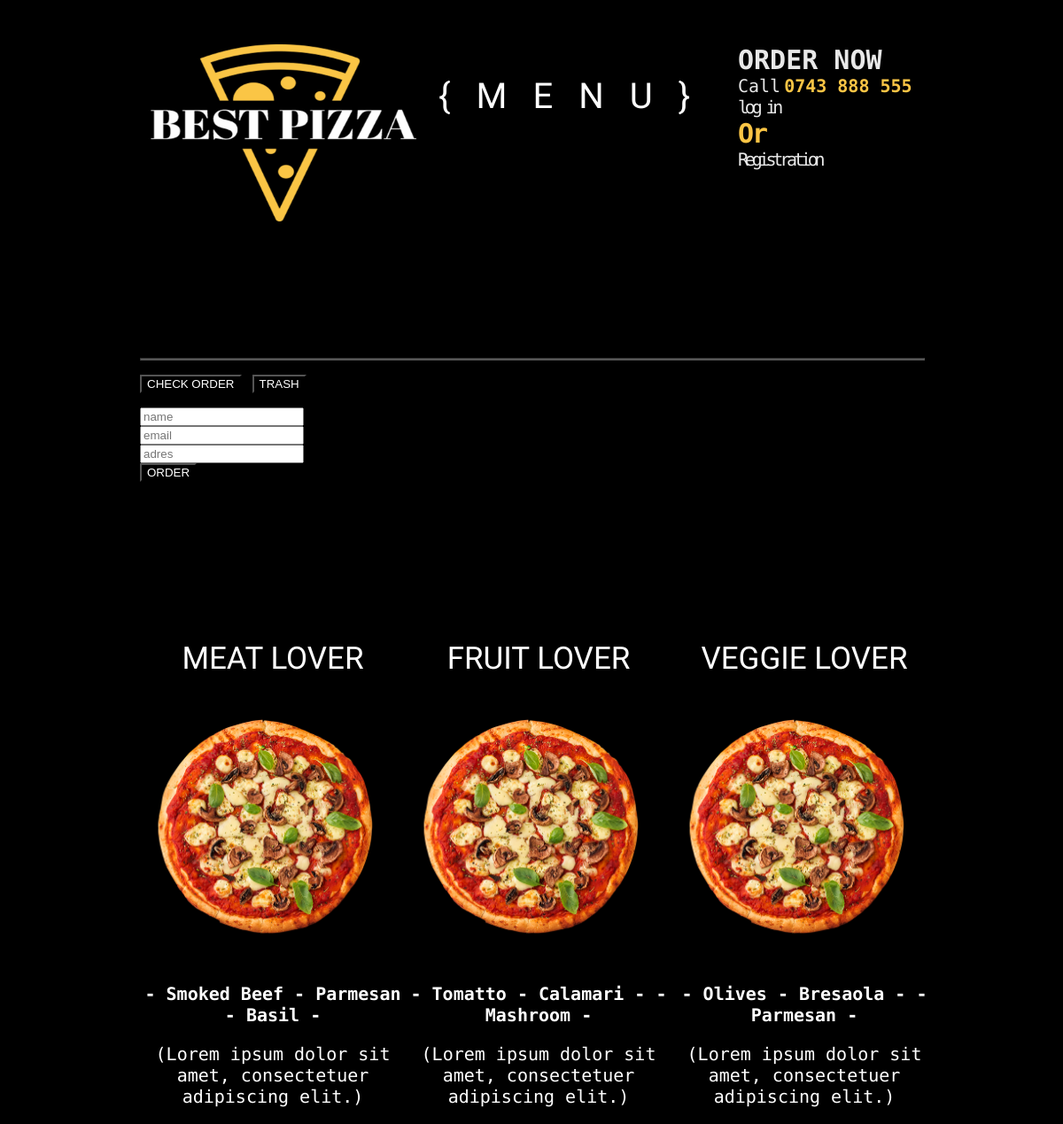
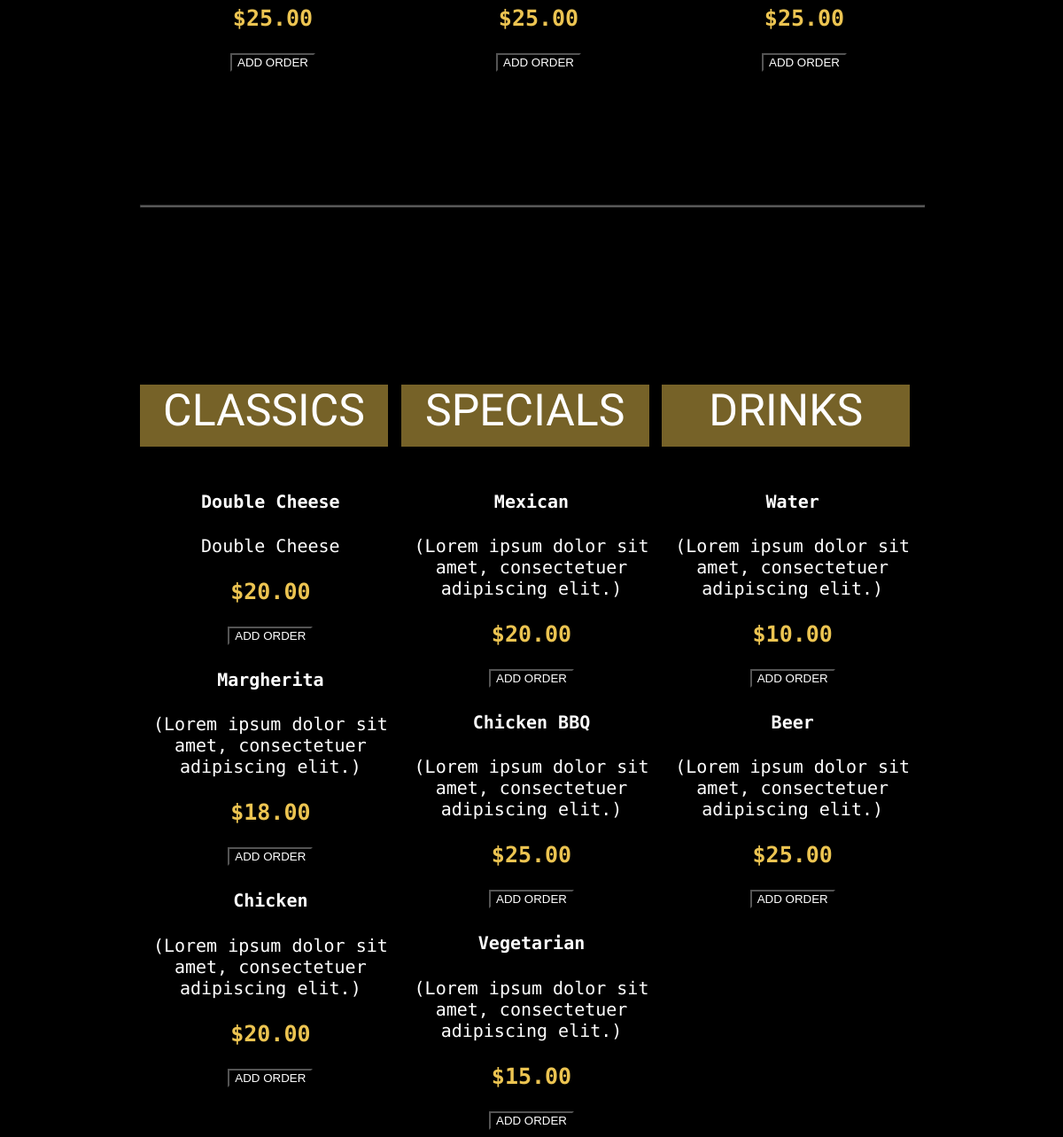
The page / on the database its author committed (2 pictures, top to bottom).
### pizza/models.py (models this page shows, shortened)
class ProductPizza(models.Model):
    name = models.CharField(verbose_name='Name', max_length=128)
    image = models.ImageField(upload_to='Images', blank=True)
    short_desc = models.CharField(verbose_name='Brief', max_length=60, blank=True)
    description = models.TextField(verbose_name='Description', blank=True)
    price = models.DecimalField(verbose_name='Price', max_digits=8, decimal_places=2, default=0)

class ProductClassics(models.Model):
    name = models.CharField(verbose_name='Name', max_length=128)
    description = models.TextField(verbose_name='Description', blank=True)
    price = models.DecimalField(verbose_name='Price', max_digits=8, decimal_places=2, default=0)

class ProductSpecials(models.Model):
    name = models.CharField(verbose_name='Name', max_length=128)
    description = models.TextField(verbose_name='Description', blank=True)
    price = models.DecimalField(verbose_name='Price', max_digits=8, decimal_places=2, default=0)

class ProductDrinks(models.Model):
    name = models.CharField(verbose_name='Name', max_length=128)
    description = models.TextField(verbose_name='Brief', blank=True)
    price = models.DecimalField(verbose_name='Price', max_digits=8, decimal_places=2, default=0)

### pizza/views.py (the view)
# urls.py: path('', pizza.main, name='index'),
def main(request):
    pizza = ProductPizza.objects.all()
    classics = ProductClassics.objects.all()
    specials = ProductSpecials.objects.all()
    drinks = ProductDrinks.objects.all()
    content = {'ProductPizza': pizza, 'ProductClassics': classics,
               'ProductSpecials': specials, 'ProductDrinks': drinks}
    return render(request, 'pizza/index.html', content)

### pizza/templates/pizza/index.html (shortened to what this page needs)
{% extends 'pizza/base.html' %}
{% load static %}
{% block content %}
<hr class="line">
        <div class="basket">
            <p><button class="btr-basket" id="checkout">Check order</button> &nbsp;
                <button class="btr-basket" id="clear_cart">Trash</button>
            </p>
        </div>
 <form method="post" action="order/">
            <div class="div-form">
                    <input name="name" placeholder="name" type="text" class="text" /> <br>
                    <input name="sender" placeholder="email" type="text" class="text" /> <br>
                    <input name="adress" placeholder="adres" type="text" class="text" />
                </div>
                <button class="btr-basket" >Order</button> &nbsp;
        </form>
        <section class="menu-pizza" id="pizza">
            <div class="div-menu-pizza">
                {% for pizza in ProductPizza %}
                    <div class="meat item_box">
                        <h2 class="pizza-title item_title">{{ pizza.name }}</h2>
                        <img class="img-pizza" src="{% static 'img/pizza.png' %}" alt="pizza">
                        <h2 class="pizza-text">{{ pizza.short_desc }}</h2>
                        <p class="pizza-p">{{ pizza.description }}</p>
                        <p class="price item_price">${{ pizza.price }}</p>
                        <button class="add_item btr-basket" data-id=" {{ pizza.name }} ">Add order</button>
                </div>
                {% endfor %}
            </div>
        </section>
           <hr class="line">
        <section class="menu-other">
            <div class="div-menu-other">
                <div class="othet-product">
                    <div class="div-classics">
                        <h3 class="classics">Classics</h3>
                            {% for classics in ProductClassics %}
                            <div class="item_box">
                                <h4 class="pizza-text item_title">{{ classics.name }}</h4>
                                <p class="pizza-p">{{ classics.description }}</p>
                                <p class="price item_price">${{ classics.price }}</p>
                                <button class="add_item btr-basket" data-id="{{ classics.name }}">Add order</button>
                            </div>
                            {% endfor %}
                    </div>
                    <div class="div-classics">
                        <h3 class="classics">Specials</h3>
                        {% for specials in ProductSpecials %}
                            <div class="item_box">
                                <h4 class="pizza-text item_title">{{ specials.name }}</h4>
                                <p class="pizza-p">{{ specials.description }}</p>
                                <p class="price item_price">${{ specials.price }}</p>
                                <button class="add_item btr-basket" data-id="{{ specials.name }}">Add order</button>
                            </div>
                            {% endfor %}
                    </div>
                    <div class="div-classics">
                        <h3 class="classics">Drinks</h3>
                            {% for drinks in ProductDrinks %}
                                <div class="item_box">
                                <h4 class="pizza-text item_title">{{ drinks.name }}</h4>
                                <p class="pizza-p">{{ drinks.description }}</p>
                                <p class="price item_price">${{ drinks.price }}</p>
                                <button class="add_item btr-basket" data-id="{{ drinks.name }}">Add order</button>
                            </div>
                            {% endfor %}
                    </div>
                </div>
            </div>
        </section>
{% endblock %}

### pizza/templates/pizza/base.html (shortened to what this page needs)
{% load static %}
<!doctype html>
<html lang="en">
<head>
    <link rel="stylesheet" type="text/css" href="{% static 'css/style.css'  %}">
</head>
<body style="background-image: url({% static '/img/Background_Image.png' %});">
    <div class="container">
        <header class="header_area">
            <div class="menu-bar">
                <div class="menu">
                    <div><a class="link-logo" href="/"><img class="img-loho" src="{% static '/img/logo.png' %}" alt=""></a></div>
                    <div class="div-menu"><a class="link-menu" href="/">{Menu}</a></div>
                    <div class="order-phone"><a class="link-order" href="#pizza">Order now</a> <br>
                        <span class="span-call">Call</span>
                        <a class="link-phone" href="tel:0743 888 555">0743 888 555</a> <br>
       {% if user.is_authenticated %}
    <span class="span-or">Welcome, {{ user.username }}!</span>
      <br>
      <a class="a-exit" href="/logout">Exit</a>
    {% else %}
      <a class="link-login"  href="/login">log in</a> <br> <span class="span-or">Or</span>
      <br>
      <a class="link-login" href="/register">Registration</a>
    {% endif %}
                </div>
            </div>
        </header>
    {% block content %}
        {% endblock %}
    </div>
</body>
</html>

### static/css/style.css (style rules this page uses)
body { background-color: #000; }
a { text-decoration: none; }
.container { margin-left: 150px; margin-right: 150px; max-width: 100%; }
.link-menu { color: #ffffff; font-family: 'Fredericka the Great', cursive; font-size: 90px; font-weight: 00; text-transform: uppercase; letter-spacing: 29px; }
.link-order { color: #e8e8e8; font-family: "Space Mono"; font-size: 50px; font-weight: 700; text-transform: uppercase; }
.link-phone { color: #fbc545; font-family: "Space Mono"; font-size: 30px; font-weight: 700; font-family: "Space Mono - Regular"; font-family: "Space Mono"; }
.span-or { color: #fbc545; font-family: "Space Mono"; font-size: 30px; font-weight: 700; font-family: "Space Mono - Regular"; font-family: "Space Mono"; letter-spacing: -2px; }
.img-loho { width: 300px; height: 200px; }
.link-login { font-size: 30px; color: #e8e8e8; font-weight: 400; letter-spacing: -4.17px; font-family: "Space Mono"; text-align: right; }
.span-call { font-size: 30px; color: #e8e8e8; font-weight: 400; font-family: "Space Mono"; }
.menu { display: flex; justify-content: space-around; }
.menu-bar { margin-top: 50px; }
.div-menu { margin-top: 35px; }
.div-menu-pizza { display: flex; justify-content: space-around; text-align: center }
.img-pizza { width: 350px; height: 350px; display:block; margin:0 auto; }
.menu-pizza { margin-top: 150px; }
.pizza-title { color: #ffffff; font-family: 'Fredericka the Great', cursive; font-size: 50px; font-weight: 400; text-transform: uppercase; text-align: center; }
.pizza-text { color: #ffffff; font-family: "Space Mono"; font-size: 30px; font-weight: 700; text-align: center; }
.pizza-p { color: #ffffff; font-family: "Space Mono"; font-size: 20px; font-weight: 400; text-align: center; }
.price { color: #ecc451; font-family: "Space Mono"; font-size: 25px; font-weight: 700; text-align: center; }
.classics { color: #ffffff; font-family: 'Fredericka the Great', cursive; font-size: 71px; font-weight: 400; text-transform: uppercase; text-align: center; width: 400px; height: 90px; background-color: rgba(236, 196, 81, 0.5); }
.othet-product { display: flex; justify-content: space-around; }
.menu-other { margin-top: 150px; }
.line { width: 100%; height: 1px; background-color: #ffffff; opacity: 0.35; margin-top: 150px; }
.div-classics { width: 350px; }
@media screen and (max-width: 1440px) { .link-menu { font-size: 40px; } }
@media screen and (max-width: 1440px) { .link-order { font-size: 30px; } }
@media screen and (max-width: 1440px) { .link-phone { font-size: 20px; } }
@media screen and (max-width: 1440px) { .span-call { font-size: 20px; } }
@media screen and (max-width: 1440px) { .link-login { font-size: 20px; } }
@media screen and (max-width: 1440px) { .img-pizza { width: 300px; height: 300px; display:block; margin:0 auto; } }
@media screen and (max-width: 1440px) { .pizza-title { font-size: 35px; } }
@media screen and (max-width: 1440px) { .pizza-text { font-size: 20px; } }
@media screen and (max-width: 1440px) { .classics { font-size: 50px; width: 280px; height: 70px; } }
.basket { color: azure }
.btr-basket { color: #ffffff; text-transform: uppercase; background-color: #000; }
.div-menu-other { text-align: center; }

### rows shown on the page
ProductPizza: name "MEAT LOVER", short_desc "- Smoked Beef - Parmesan - Basil -", description "(Lorem ipsum dolor sit amet, consectetuer adipiscing elit.)", price "25.00"
ProductPizza: name "FRUIT LOVER", short_desc "- Tomatto - Calamari - - Mashroom -", description "(Lorem ipsum dolor sit amet, consectetuer adipiscing elit.)", price "25.00"
ProductPizza: name "VEGGIE LOVER", short_desc "- Olives - Bresaola - - Parmesan -", description "(Lorem ipsum dolor sit amet, consectetuer adipiscing elit.)", price "25.00"
ProductClassics: name "Double Cheese", description "Double Cheese", price "20.00"
ProductClassics: name "Margherita", description "(Lorem ipsum dolor sit amet, consectetuer adipiscing elit.)", price "18.00"
ProductClassics: name "Chicken", description "(Lorem ipsum dolor sit amet, consectetuer adipiscing elit.)", price "20.00"
ProductSpecials: name "Mexican", description "(Lorem ipsum dolor sit amet, consectetuer adipiscing elit.)", price "20.00"
ProductSpecials: name "Chicken BBQ", description "(Lorem ipsum dolor sit amet, consectetuer adipiscing elit.)", price "25.00"
ProductSpecials: name "Vegetarian", description "(Lorem ipsum dolor sit amet, consectetuer adipiscing elit.)", price "15.00"
ProductDrinks: name "Water", description "(Lorem ipsum dolor sit amet, consectetuer adipiscing elit.)", price "10.00"
ProductDrinks: name "Beer", description "(Lorem ipsum dolor sit amet, consectetuer adipiscing elit.)", price "25.00"
